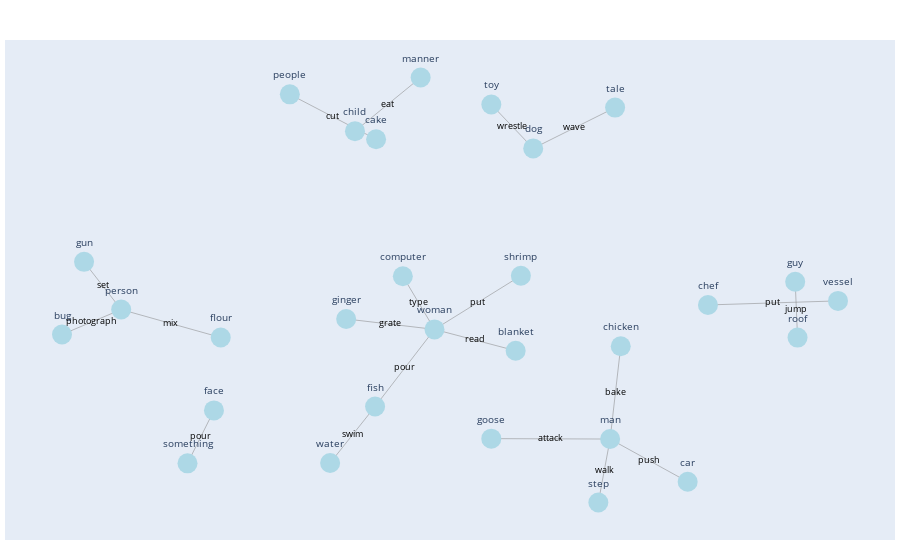

The notebook cell saved with this chart:
### Code cell
import pandas as pd
import networkx as nx
import plotly.graph_objects as go
import random

k = 20

sampled_triples = random.sample(triples, k)

df = pd.DataFrame(sampled_triples, columns=['head', 'relation', 'tail'])

# Tạo graph
G = nx.Graph()
for _, row in df.iterrows():
    G.add_edge(row['head'], row['tail'], label=row['relation'])

# Layout
pos = nx.fruchterman_reingold_layout(G, k=0.5)

# Edge trace
edge_traces = []
for edge in G.edges():
    x0, y0 = pos[edge[0]]
    x1, y1 = pos[edge[1]]
    edge_trace = go.Scatter(
        x=[x0, x1, None],
        y=[y0, y1, None],
        mode='lines',
        line=dict(width=0.5, color='gray'),
        hoverinfo='none'
    )
    edge_traces.append(edge_trace)

# Node trace
node_trace = go.Scatter(
    x=[pos[node][0] for node in G.nodes()],
    y=[pos[node][1] for node in G.nodes()],
    mode='markers+text',
    marker=dict(size=20, color='lightblue'),
    text=[node for node in G.nodes()],
    textposition='top center',
    hoverinfo='text',
    textfont=dict(size=10)
)

# Edge label trace (relation names)
edge_label_trace = go.Scatter(
    x=[(pos[edge[0]][0] + pos[edge[1]][0]) / 2 for edge in G.edges()],
    y=[(pos[edge[0]][1] + pos[edge[1]][1]) / 2 for edge in G.edges()],
    mode='text',
    text=[G[edge[0]][edge[1]]['label'] for edge in G.edges()],
    textposition='middle center',
    hoverinfo='none',
    textfont=dict(size=9, color='black')
)

# Layout
layout = go.Layout(
    title=dict(
        font=dict(size=16),
        x=0.5  # căn giữa tiêu đề
    ),
    showlegend=False,
    hovermode='closest',
    margin=dict(b=20, l=5, r=5, t=40),
    xaxis=dict(visible=False),
    yaxis=dict(visible=False)
)

# Figure
fig = go.Figure(data=edge_traces + [node_trace, edge_label_trace], layout=layout)
fig.show()

### Figure 1 — Plotly figure (JSON) as saved in the notebook; plotly's stock layout.template omitted (floating-point values rounded to 4 significant figures)
{"data": [{"hoverinfo": "none", "line": {"color": "gray", "width": 0.5}, "mode": "lines", "type": "scatter", "x": [-0.6704, -0.6028, null], "y": [-0.7145, -0.4792, null]}, {"hoverinfo": "none", "line": {"color": "gray", "width": 0.5}, "mode": "lines", "type": "scatter", "x": [-0.03897, -0.2648, null], "y": [-0.1193, -0.07293, null]}, {"hoverinfo": "none", "line": {"color": "gray", "width": 0.5}, "mode": "lines", "type": "scatter", "x": [-0.03897, 0.1685, null], "y": [-0.1193, -0.2141, null]}, {"hoverinfo": "none", "line": {"color": "gray", "width": 0.5}, "mode": "lines", "type": "scatter", "x": [-0.03897, -0.1199, null], "y": [-0.1193, 0.1171, null]}, {"hoverinfo": "none", "line": {"color": "gray", "width": 0.5}, "mode": "lines", "type": "scatter", "x": [-0.03897, -0.1909, null], "y": [-0.1193, -0.4621, null]}, {"hoverinfo": "none", "line": {"color": "gray", "width": 0.5}, "mode": "lines", "type": "scatter", "x": [-0.03897, 0.1819, null], "y": [-0.1193, 0.1192, null]}, {"hoverinfo": "none", "line": {"color": "gray", "width": 0.5}, "mode": "lines", "type": "scatter", "x": [0.41, 0.3799, null], "y": [-0.6065, -0.8885, null]}, {"hoverinfo": "none", "line": {"color": "gray", "width": 0.5}, "mode": "lines", "type": "scatter", "x": [0.41, 0.4371, null], "y": [-0.6065, -0.1944, null]}, {"hoverinfo": "none", "line": {"color": "gray", "width": 0.5}, "mode": "lines", "type": "scatter", "x": [0.41, 0.1062, null], "y": [-0.6065, -0.6047, null]}, {"hoverinfo": "none", "line": {"color": "gray", "width": 0.5}, "mode": "lines", "type": "scatter", "x": [0.41, 0.6082, null], "y": [-0.6065, -0.7965, null]}, {"hoverinfo": "none", "line": {"color": "gray", "width": 0.5}, "mode": "lines", "type": "scatter", "x": [-0.4088, -0.1883, null], "y": [0.9252, 0.7254, null]}, {"hoverinfo": "none", "line": {"color": "gray", "width": 0.5}, "mode": "lines", "type": "scatter", "x": [-0.2422, -0.07442, null], "y": [0.7615, 1, null]}, {"hoverinfo": "none", "line": {"color": "gray", "width": 0.5}, "mode": "lines", "type": "scatter", "x": [0.8831, 0.8891, null], "y": [0.0925, -0.1557, null]}, {"hoverinfo": "none", "line": {"color": "gray", "width": 0.5}, "mode": "lines", "type": "scatter", "x": [-0.1909, -0.3058, null], "y": [-0.4621, -0.7129, null]}, {"hoverinfo": "none", "line": {"color": "gray", "width": 0.5}, "mode": "lines", "type": "scatter", "x": [-0.84, -0.5855, null], "y": [-0.03098, -0.1553, null]}, {"hoverinfo": "none", "line": {"color": "gray", "width": 0.5}, "mode": "lines", "type": "scatter", "x": [-0.84, -0.9913, null], "y": [-0.03098, -0.1421, null]}, {"hoverinfo": "none", "line": {"color": "gray", "width": 0.5}, "mode": "lines", "type": "scatter", "x": [-0.84, -0.9348, null], "y": [-0.03098, 0.1808, null]}, {"hoverinfo": "none", "line": {"color": "gray", "width": 0.5}, "mode": "lines", "type": "scatter", "x": [0.2133, 0.1063, null], "y": [0.6851, 0.8801, null]}, {"hoverinfo": "none", "line": {"color": "gray", "width": 0.5}, "mode": "lines", "type": "scatter", "x": [0.2133, 0.4227, null], "y": [0.6851, 0.8664, null]}, {"hoverinfo": "none", "line": {"color": "gray", "width": 0.5}, "mode": "lines", "type": "scatter", "x": [0.6601, 0.9925, null], "y": [-0.01073, 0.007405, null]}, {"hoverinfo": "text", "marker": {"color": "lightblue", "size": 20}, "mode": "markers+text", "text": ["something", "face", "woman", "ginger", "man", "step", "blanket", "people", "cake", "child", "manner", "chicken", "computer", "guy", "roof", "goose", "fish", "water", "person", "flour", "car", "dog", "toy", "tale", "shrimp", "bug", "chef", "vessel", "gun"], "textfont": {"size": 10}, "textposition": "top center", "type": "scatter", "x": [-0.6704, -0.6028, -0.03897, -0.2648, 0.41, 0.3799, 0.1685, -0.4088, -0.1883, -0.2422, -0.07442, 0.4371, -0.1199, 0.8831, 0.8891, 0.1062, -0.1909, -0.3058, -0.84, -0.5855, 0.6082, 0.2133, 0.1063, 0.4227, 0.1819, -0.9913, 0.6601, 0.9925, -0.9348], "y": [-0.7145, -0.4792, -0.1193, -0.07293, -0.6065, -0.8885, -0.2141, 0.9252, 0.7254, 0.7615, 1, -0.1944, 0.1171, 0.0925, -0.1557, -0.6047, -0.4621, -0.7129, -0.03098, -0.1553, -0.7965, 0.6851, 0.8801, 0.8664, 0.1192, -0.1421, -0.01073, 0.007405, 0.1808]}, {"hoverinfo": "none", "mode": "text", "text": ["pour", "grate", "read", "type", "pour", "put", "walk", "bake", "attack", "push", "cut", "eat", "jump", "swim", "mix", "photograph", "set", "wrestle", "wave", "put"], "textfont": {"color": "black", "size": 9}, "textposition": "middle center", "type": "scatter", "x": [-0.6366, -0.1519, 0.06476, -0.07945, -0.1149, 0.07145, 0.3949, 0.4236, 0.2581, 0.5091, -0.2986, -0.1583, 0.8861, -0.2483, -0.7127, -0.9156, -0.8874, 0.1598, 0.318, 0.8263], "y": [-0.5969, -0.09611, -0.1667, -0.001109, -0.2907, -5.889e-05, -0.7475, -0.4005, -0.6056, -0.7015, 0.8253, 0.8807, -0.03158, -0.5875, -0.09314, -0.08656, 0.07489, 0.7826, 0.7757, -0.001664]}], "layout": {"hovermode": "closest", "margin": {"b": 20, "l": 5, "r": 5, "t": 40}, "showlegend": false, "title": {"font": {"size": 16}, "x": 0.5}, "xaxis": {"visible": false}, "yaxis": {"visible": false}}}
